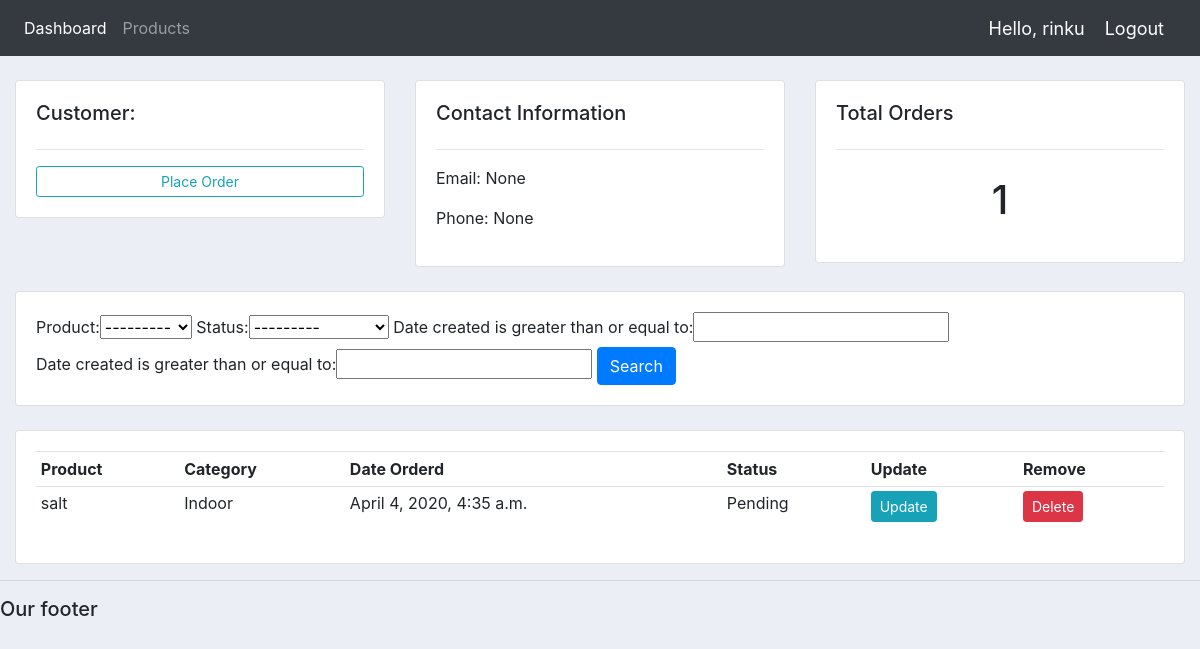
The page /customer/13/ (signed in) on the database its author committed.
### accounts/models.py (models this page shows, shortened)
class Customer(models.Model):
    user = models.OneToOneField(User, null=True, blank=True, on_delete=models.CASCADE)
    name = models.CharField(max_length=200, null=True)
    phone = models.CharField(max_length=200, null=True)
    email = models.CharField(max_length=200, null=True)
    profile_pic = models.ImageField(default="profile1.png", null=True, blank=True)
    date_created = models.DateTimeField(auto_now_add=True, null=True)

class Order(models.Model):
    STATUS = (
            ('Pending', 'Pending'),
            ('Out for delivery', 'Out for delivery'),
            ('Delivered', 'Delivered'),
            )
    customer = models.ForeignKey(Customer, null=True, on_delete= models.SET_NULL)
    product = models.ForeignKey(Product, null=True, on_delete= models.SET_NULL)
    date_created = models.DateTimeField(auto_now_add=True, null=True)
    status = models.CharField(max_length=200, null=True, choices=STATUS)

class Product(models.Model):
    CATEGORY = (
            ('Indoor', 'Indoor'),
            ('Out Door', 'Out Door'),
            )
    name = models.CharField(max_length=200, null=True)
    price = models.FloatField(null=True)
    category = models.CharField(max_length=200, null=True, choices=CATEGORY)
    description = models.CharField(max_length=200, null=True, blank=True)
    date_created = models.DateTimeField(auto_now_add=True, null=True)
    tags = models.ManyToManyField(Tag)
    def __str__(self):
        return self.name

### accounts/decorators.py (the view)
		def wrapper_func(request, *args, **kwargs):
			group = None
			if request.user.groups.exists():
				group = request.user.groups.all()[0].name
			if group in allowed_roles:
				return view_func(request, *args, **kwargs)
			else:
				return HttpResponse('You are not authorized to view this page')

### accounts/views.py (called while the page is built)
@login_required(login_url='login')
@allowed_users(allowed_roles=['admin'])
def customer(request, pk_test):
    customer = Customer.objects.get(id=pk_test)
    orders = customer.order_set.all()
    order_count = orders.count()
    myFilter = OrderFilter(request.GET, queryset=orders)
    orders = myFilter.qs
    context = {'customer':customer, 'orders':orders, 'order_count':order_count,
    'myFilter':myFilter}
    return render(request, 'accounts/customer.html',context)

### accounts/templates/accounts/customer.html
{% extends 'accounts/main.html' %} {% block content %}
<br />
<div class="row">
  <div class="col-md">
    <div class="card card-body">
      <h5>Customer:</h5>
      <hr />
      <a class="btn btn-outline-info  btn-sm btn-block" href="{% url 'create_order' customer.id %}">Place Order</a>
    </div>
  </div>
  <div class="col-md">
    <div class="card card-body">
      <h5>Contact Information</h5>
      <hr />
      <p>Email: {{customer.email}}</p>
      <p>Phone: {{customer.phone}}</p>
    </div>
  </div>
  <div class="col-md">
    <div class="card card-body">
      <h5>Total Orders</h5>
      <hr />
      <h1 style="text-align: center;padding: 10px">{{order_count}}</h1>
    </div>
  </div>
</div>
<br />
<div class="row">
  <div class="col">
    <div class="card card-body">
      <form method="get">
          {{myFilter.form}}
        <button class="btn btn-primary" type="submit">Search</button>
      </form>
    </div>
  </div>
</div>
<br />
<div class="row">
  <div class="col-md">
    <div class="card card-body">
      <table class="table table-sm">
        <tr>
          <th>Product</th>
          <th>Category</th>
          <th>Date Orderd</th>
          <th>Status</th>
          <th>Update</th>
          <th>Remove</th>
        </tr>
        {% for order in orders %}
        <tr>
          <td>{{order.product}}</td>
          <td>{{order.product.category}}</td>
          <td>{{order.date_created}}</td>
          <td>{{order.status}}</td>
          <td>
            <a
              class="btn btn-sm btn-info"
              href="{% url 'update_order' order.id %}"
              >Update</a
            >
          </td>
          <td>
            <a
              class="btn btn-sm btn-danger"
              href="{% url 'delete_order' order.id %}"
              >Delete</a
            >
          </td>
        </tr>
        {% endfor %}
      </table>
    </div>
  </div>
</div>
{% endblock %}

### accounts/templates/accounts/navbar.html (shortened to what this page needs)
{% load static %}
<nav class="navbar navbar-expand-lg navbar-dark bg-dark">
  <div class="collapse navbar-collapse" id="navbarNav">
    <ul class="navbar-nav">
      {% if request.user.is_staff %}
      <li class="nav-item active">
        <a class="nav-link" href="{% url 'home' %}">Dashboard</a>
      </li>
      <li class="nav-item">
        <a class="nav-link" href="{% url 'products' %}">Products</a>
      </li>
      {% else %}
        <li class="nav-item">
          <a class="nav-link" href="{% url 'account' %}">Settings</a>
        </li>
      {% endif %}
    </ul>
  </div>
  <span class="hello-msg">Hello, {{request.user}}</span>
  <span ><a  class="hello-msg" href="{% url 'logout' %}">Logout</a></span>
</nav>

### static/css/main.css (style rules this page uses)
body { background-color: #ebeff5; }

### accounts/templates/accounts/navbar.html (style rules this page uses)
.hello-msg { font-size: 18px; color: #fff; margin-right: 20px; }

### rows shown on the page
Customer: email "None", phone "None"
Order: product "salt", product.category "Indoor", date_created "April 4, 2020, 4:35 a.m.", status "Pending"

### other values the page prints
{{ request.user }} "rinku"
{{ order_count }} "1"
